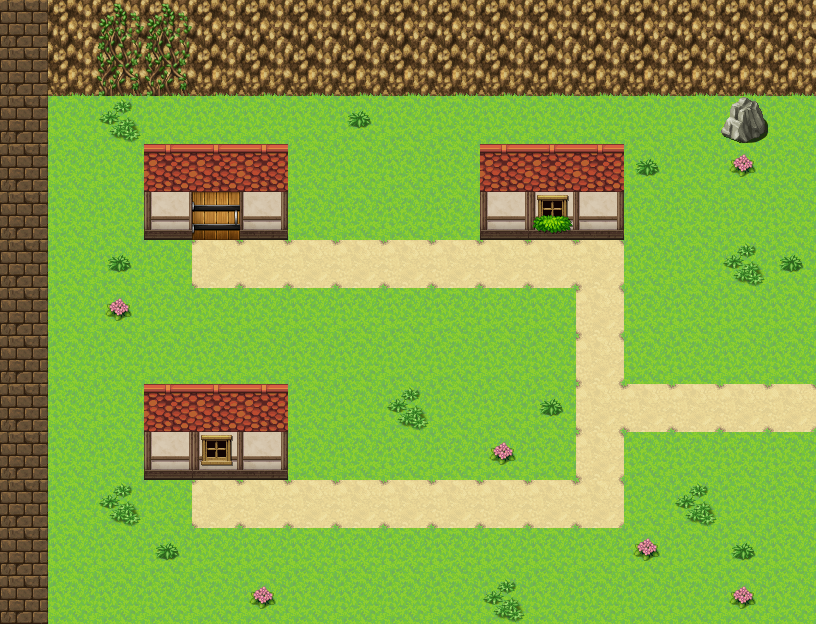

The image is a tile-based game level rendered from a .tmx file. Its description and complete source (layers, tilesets, objects, tile grids) follow:
An orthogonal 17x13 tile map with 48x48 px tiles, 3 tile layers (Background, Collision, Foreground), 9 tilesets and 2 objects (ToForest, ToHome).

<map version="1.9" tiledversion="1.9.2" orientation="orthogonal" renderorder="right-down" width="17" height="13" tilewidth="48" tileheight="48" infinite="0" nextlayerid="6" nextobjectid="6">
 <tileset firstgid="1" source="../Tilesets/Outside_A2.tsx" />
 <tileset firstgid="193" source="../Tilesets/Outside_A3.tsx" />
 <tileset firstgid="321" source="../Tilesets/Outside_A4.tsx" />
 <tileset firstgid="561" source="../Tilesets/Outside_A5.tsx" />
 <tileset firstgid="689" source="../Tilesets/Outside_B.tsx" />
 <tileset firstgid="945" source="../Tilesets/Outside_C.tsx" />
 <tileset firstgid="1201" source="../Tilesets/Inside_A5.tsx" />
 <tileset firstgid="1329" source="../Tilesets/Inside_A4.tsx" />
 <tileset firstgid="1569" source="../Tilesets/Door.tsx" />
 <layer id="1" name="Background" width="17" height="13">
  <data encoding="csv">
374,674,674,674,674,674,674,674,674,674,674,674,674,674,674,674,674,
374,682,682,682,682,682,682,682,682,682,682,682,682,682,682,682,682,
374,1,2,1,1,1,1,1,1,1,1,1,1,1,1,1,1,
374,1,1,986,986,986,1,1,1,1,986,986,986,1,1,1,1,
374,1,1,241,241,242,1,1,1,1,241,241,242,1,1,1,1,
374,1,1,1,4,4,4,4,4,4,4,4,4,1,1,1,1,
374,1,1,1,1,1,1,1,1,1,1,1,4,1,1,1,1,
374,1,1,1,1,1,1,1,1,1,1,1,4,1,1,1,1,
374,1,1,986,986,986,1,1,1,1,1,1,4,4,4,4,4,
374,1,1,241,241,242,1,1,1,1,1,1,4,1,1,1,1,
374,1,1,1,4,4,4,4,4,4,4,4,4,1,1,1,1,
374,1,1,1,1,1,1,1,1,1,1,1,1,1,1,1,1,
374,1,1,1,1,1,1,1,1,1,1,1,1,1,1,1,1
</data>
 </layer>
 <objectgroup id="5" name="Transitions">
  <object id="4" name="ToForest" x="769.617" y="288.606" width="42.6038" height="241.88" />
  <object id="5" name="ToHome" x="192.404" y="237.757" width="48.1011" height="49.4754" />
 </objectgroup>
 <layer id="4" name="Collision" width="17" height="13">
  <data encoding="csv">
374,674,674,674,674,674,674,674,674,674,674,674,674,674,674,674,674,
374,682,682,682,682,682,682,682,682,682,682,682,682,682,682,682,682,
374,0,0,0,0,0,0,0,0,0,0,0,0,0,0,872,0,
374,0,0,986,986,986,0,0,0,0,986,986,986,0,0,0,0,
374,0,0,241,241,242,0,0,0,0,241,241,242,0,0,0,0,
374,0,0,0,0,0,0,0,0,0,0,0,0,0,0,0,0,
374,0,0,0,0,0,0,0,0,0,0,0,0,0,0,0,0,
374,0,0,0,0,0,0,0,0,0,0,0,0,0,0,0,0,
374,0,0,986,986,986,0,0,0,0,0,0,0,0,0,0,0,
374,0,0,241,241,242,0,0,0,0,0,0,0,0,0,0,0,
374,0,0,0,0,0,0,0,0,0,0,0,0,0,0,0,0,
374,0,0,0,0,0,0,0,0,0,0,0,0,0,0,0,0,
374,0,0,0,0,0,0,0,0,0,0,0,0,0,0,0,0
</data>
 </layer>
 <layer id="3" name="Foreground" width="17" height="13">
  <data encoding="csv">
0,0,825,825,0,0,0,0,0,0,0,0,0,0,0,0,0,
0,0,841,841,0,0,0,0,0,0,0,0,0,0,0,0,0,
0,0,868,0,0,0,0,865,0,0,0,0,0,0,0,872,0,
0,0,0,0,0,0,0,0,0,0,0,0,0,865,0,882,0,
0,0,0,0,1569,0,0,0,0,0,0,754,0,0,0,0,0,
0,0,865,0,0,0,0,0,0,0,0,0,0,0,0,868,865,
0,0,882,0,0,0,0,0,0,0,0,0,0,0,0,0,0,
0,0,0,0,0,0,0,0,0,0,0,0,0,0,0,0,0,
0,0,0,0,0,0,0,0,868,0,0,865,0,0,0,0,0,
0,0,0,0,753,0,0,0,0,0,882,0,0,0,0,0,0,
0,0,868,0,0,0,0,0,0,0,0,0,0,0,868,0,0,
0,0,0,865,0,0,0,0,0,0,0,0,0,882,0,865,0,
0,0,0,0,0,882,0,0,0,0,868,0,0,0,0,882,0
</data>
 </layer>
</map>
